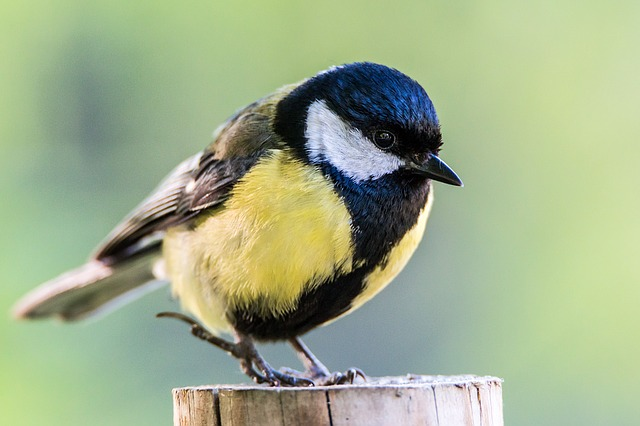
#> input picture Vision/Parcial 2/Practica 7 Transformaciones en imagenes/ave.jpg, 640 x 426 px
$ python 'transformacione en imágenes.py'
#> lines starting #> are read from the running program, lines starting #| are printed output that depends on the picture
# -*- coding: utf-8 -*-
"""
Created on Mon Apr 27 22:33:51 2024

@author: Usuario
"""

import cv2
import numpy as np
import imutils

image = cv2.imread("ave.jpg")
#> image is the input picture: shape (426, 640, 3); mean B, G, R 139.9, 174.4, 159.9
ancho = image.shape[1]
#> ancho = 640
alto = image.shape[0]
#> alto = 426

#Traslación
M = np.float32([[1,0,100],[0,1,150]])
imageOut = cv2.warpAffine(image,M,(ancho,alto))
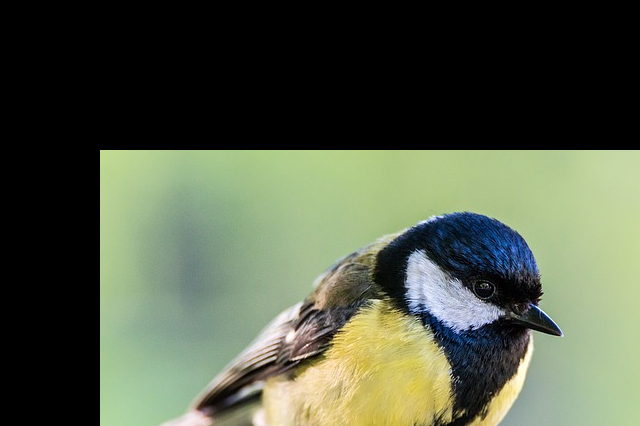
#> imageOut: shape (426, 640, 3); mean B, G, R 71.3, 90.9, 82.9
#Rotación
M= cv2.getRotationMatrix2D((ancho//2,alto//2),15,1)
imageOut1 = cv2.warpAffine(image,M,(ancho,alto))
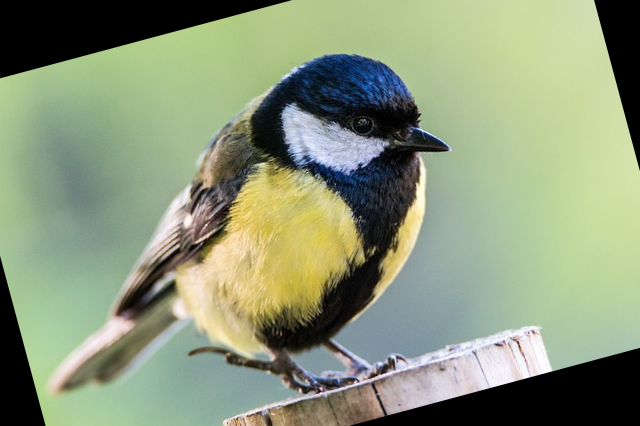
#> imageOut1: shape (426, 640, 3); mean B, G, R 122.5, 151.2, 139.1
#Escalar
imageOut2 = cv2.resize(image,(600,300),interpolation=cv2.INTER_CUBIC)
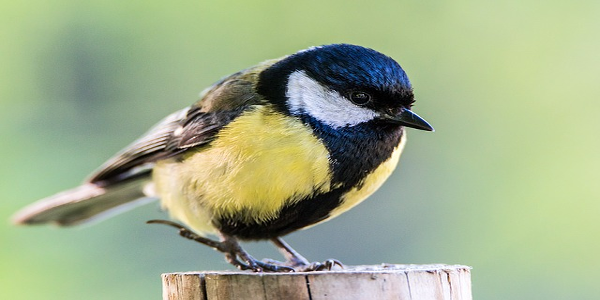
#> imageOut2: shape (300, 600, 3); mean B, G, R 139.9, 174.4, 159.9
# Escalando una imagen usando imutils.resize
imageOutx1 = imutils.resize(image,width=300)
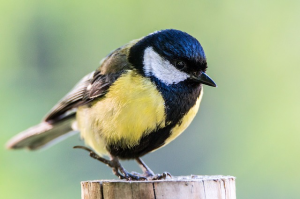
#> imageOutx1: shape (199, 300, 3); mean B, G, R 139.9, 174.4, 159.9
imageOutx2 = imutils.resize(image,height=300)
#Recortar
imageOut3 = image[60:220,280:480]
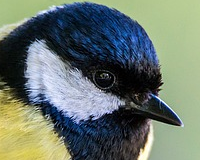
#> imageOut3: shape (160, 200, 3); mean B, G, R 108.6, 117.7, 105.6

cv2.imshow('Imagen de entrada', image)
cv2.imshow('Imagen traslacion', imageOut)
cv2.imshow('Imagen rotacion', imageOut1)
cv2.imshow('Imagen escalar', imageOut2)
cv2.imshow('Imagen escalar 1 con imutils.resize',imageOutx1)
cv2.imshow('Imagen escalar 2 con imutils.resize',imageOutx2)
cv2.imshow('Imagen recortada', imageOut3)
cv2.waitKey(0)
cv2.destroyAllWindows()
